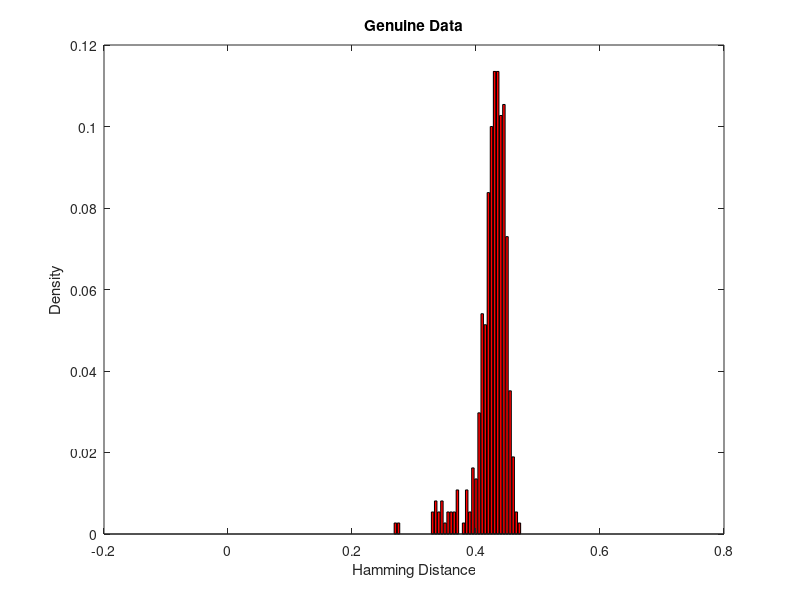
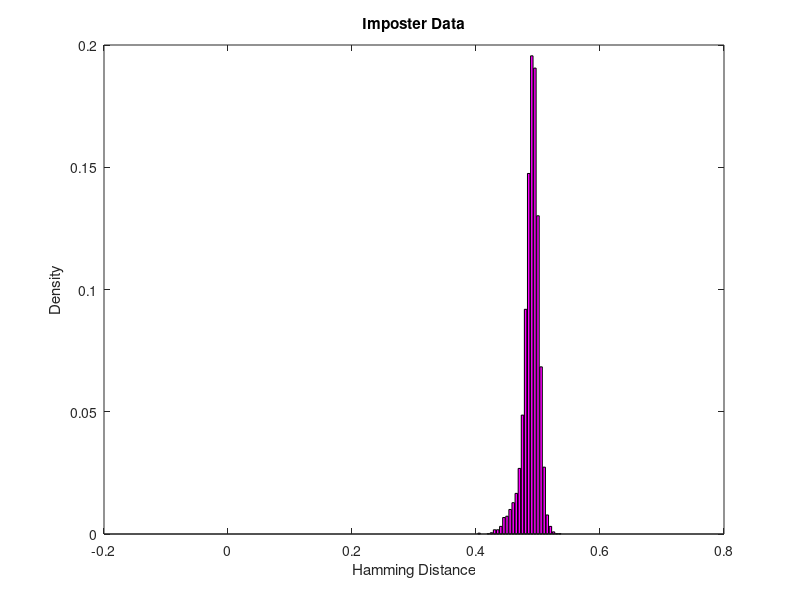
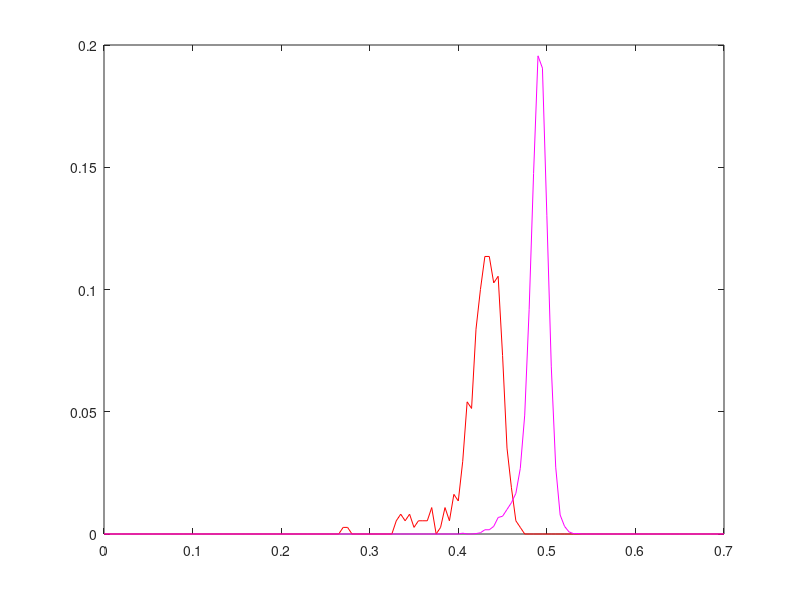

Write the MATLAB code that produced these figures, in order.
clc;
clear;
load('hd_mask_inner');
load('hd_mask_inter');
hn1=reshape(hd_mask_inner,1,[]);
ht1=reshape(hd_mask_inter,1,[]);
x1=0:0.005:.7;
m1=hist(hn1,x1)/size(hn1,2);
n1=hist(ht1,x1)/size(ht1,2);
figure,bar(x1,m1,'r');
xlabel('Hamming Distance')
ylabel('Density')
title('Genuine Data')
figure,bar(x1,n1,'m');
xlabel('Hamming Distance')
ylabel('Density')
title('Imposter Data')

figure,plot(x1,m1,'r',x1,n1,'m');

 